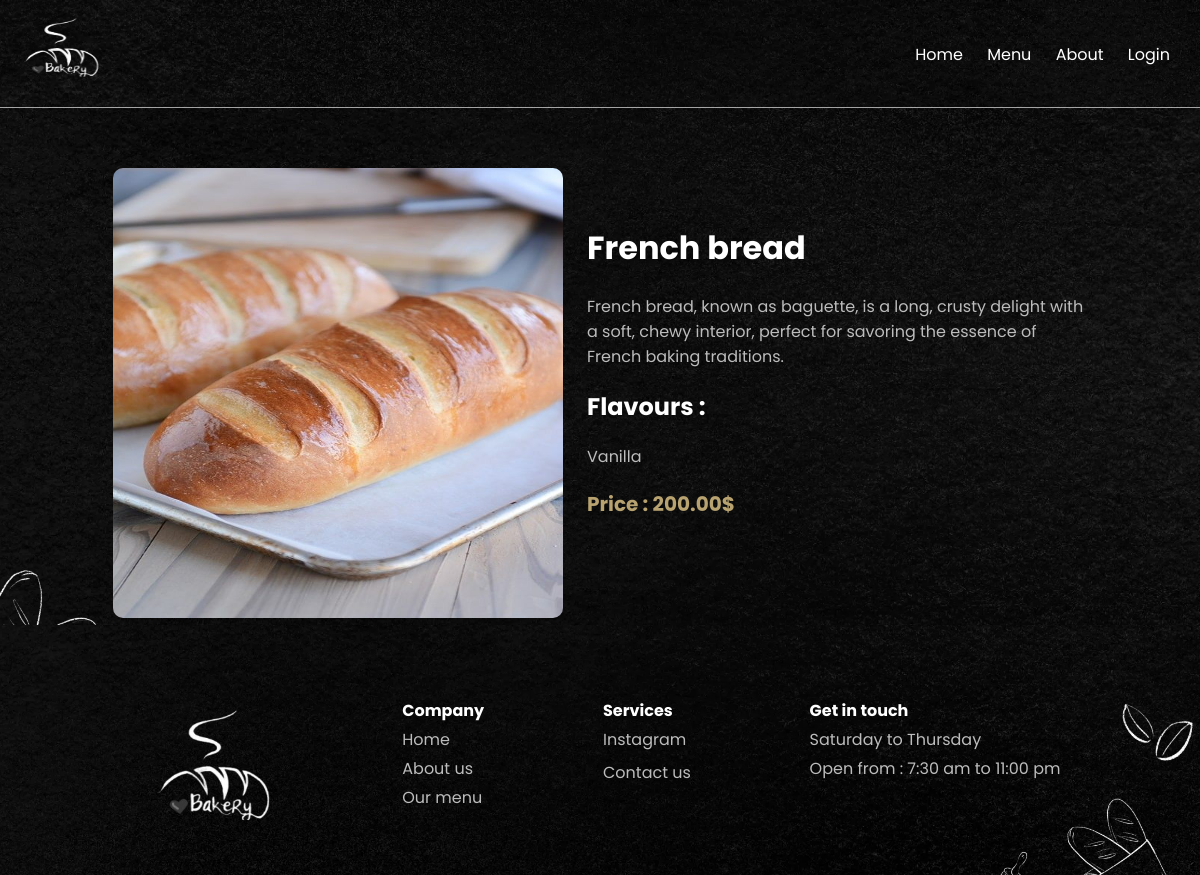
/product_details?id=1, run on the app's committed database.
### tables this page shows
CREATE TABLE `products` (
  `id` int(11) NOT NULL,
  `title` varchar(100) NOT NULL,
  `description` varchar(300) NOT NULL,
  `price` decimal(10,2) NOT NULL,
  `image` varchar(500) NOT NULL,
  `category` bit(1) NOT NULL,
  `Flavours` varchar(200) NOT NULL
);

### inc/app.php (called while the page is built, shortened)
<?php
function db_execute_query($conn, $sql){
    try {
        $result = mysqli_query($conn, $sql);
    } catch (Exception $e) {
        return array("status" => "error", "code" => 403, "message" => $e->getMessage());
    }
    return $result;
}
function db_select($conn, $table, $columns = "*", $where = ""){
    $sql = "SELECT $columns FROM $table";
    if (is_array($where) && !empty($where)) {
        $whereClause = _buildWhereClause($conn, $where);
        $sql .= " WHERE $whereClause";
    }
    else if (!empty($where)) {
        $sql .= " WHERE $where";
    }
    try{
        $result = db_execute_query($conn, $sql);
    }catch(Exception $e){
        return array("status" => "error", "code" => 404, "message" => $e->getMessage());
    }
    $rows = [];
    while ($row = mysqli_fetch_assoc($result)) {
        $rows[] = $row;
    }
    return $rows;
}
function _escapeValue($conn, $value) {
    return mysqli_real_escape_string($conn, $value);
}
function _buildWhereClause($conn, $where) {
    $conditions = [];
    foreach ($where as $condition) {
        $column = _escapeValue($conn, $condition['column']);
        $operator = _escapeValue($conn, $condition['operator']);
        $value = _escapeValue($conn, $condition['value']);
        $conditions[] = "$column $operator '$value'";
    }
    $out = implode(" AND ", $conditions);
    return $out;
}

### pages/product_details.php (the view, shortened to what this page needs)
<?php
if (isset($_GET['id'])) {
    $productId = $_GET['id'];
$connection = db_connect($db_host,$db_user,$db_password,$db_name);
$checkProductId = array(
    "column" => "id",
    "operator" => "=",
    "value" => $productId
);
$where[] = $checkProductId;
$products = db_select($connection, "products", "*", $where);
}
?>
    <div class="details-container">
   <div class="details-cover flex cover">
   <?php
                if(count($products) > 0){
                    foreach($products as $product){?>
                    <div class="details-img">
                        <img class="details-image" src="<?= $product['image'] ?>">
                    </div>
                    <div class="details-content">
                        <div>
                        <h1><?= $product['title'] ?></h1>
                        <p class="flavor"><?= $product['description'] ?></p>
                        <h2>Flavours :</h2>
                        <p class="flavor"><?= $product['Flavours'] ?></p>
                        <p class="price price-size">Price : <?= $product['price'] ?>$</p>
                        </div>
                    </div>
                  <?php  }
                }
            ?>
   </div>
</div>

### assets/css/style.css (style rules this page uses)
:root { --color-1: #B7A270; --color-2: #FFFFFF; --color-3: #BCBCBC; --color-4: #101010; --color-5: #AB9E7D; }
* { font-family: 'Cairo', sans-serif; font-family: 'Mooli', sans-serif; font-family: 'Nunito Sans', sans-serif; font-family: 'Poppins', sans-serif; }
body { margin: 0; padding: 0; font-family: Arial, sans-serif; }
.cover { background-size: cover; background-position: center; background-repeat: no-repeat; }
.section-head p,.flavor { color:var(--color-3); }
.section-about h1,.details-content h1,.details-content h2 { color: var(--color-2); }
.flex { display: flex; flex-wrap: wrap; margin-left: auto; margin-right: auto; justify-content: center; }
.menuday-container p,.price { color: var(--color-1); font-weight: bold; }
.details-image { width: 450px; height: 450px; border-radius: 10px; }
.details-content,.details-img { margin-left: 1%; margin-right: 1%; }
.details-cover { background-image: url(/newBakery/assets/images/ourMenubg.webp); padding-top: 5%; }
.details-content { width: 500px; }
.details-content div { padding-top: 7%; }
.price-size { font-size: 20px; }

### data on the page
products: image (picture), title "French bread", description "French bread, known as baguette, is a long, crusty delight with a soft, chewy interior, perfect for savoring the essence of French baking traditions.", Flavours "Vanilla", price "200.00"
